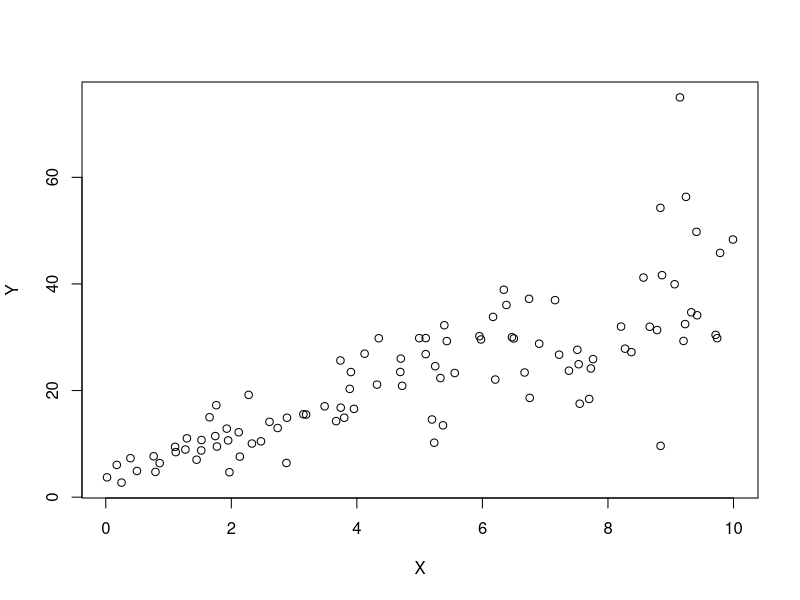
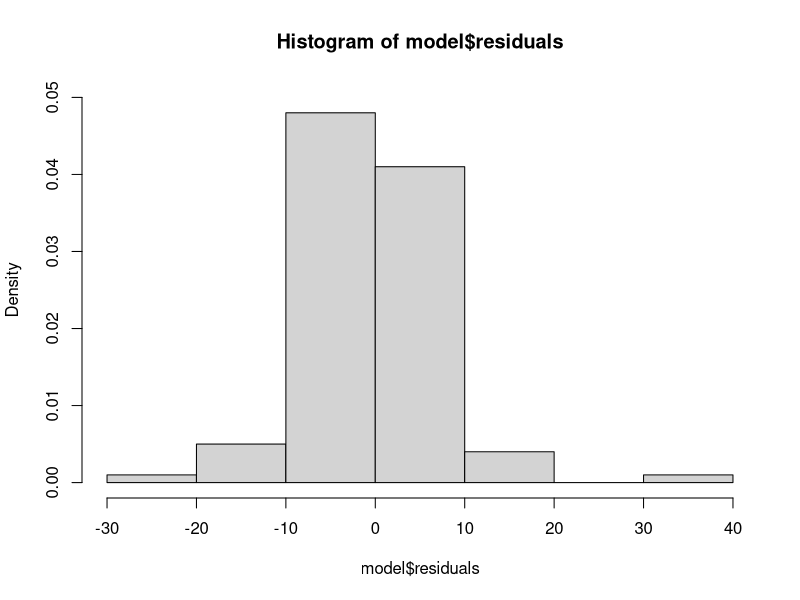
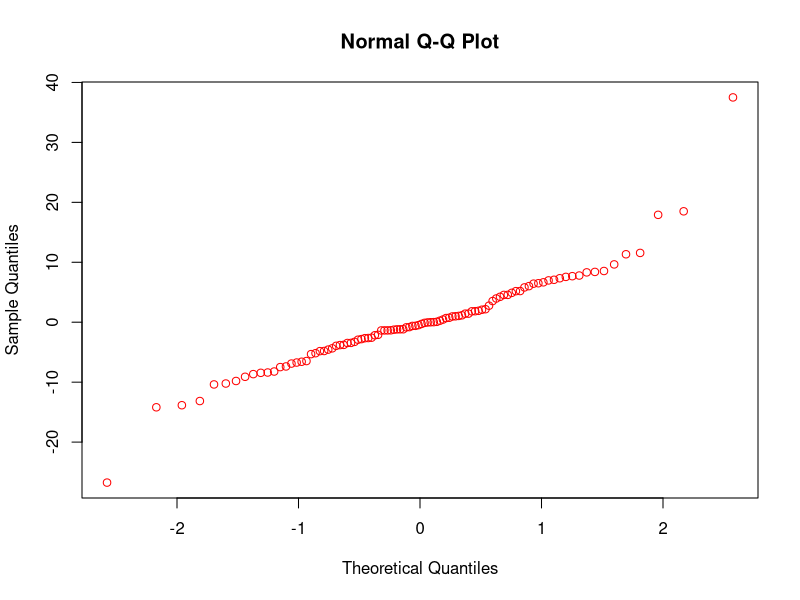

Source code (R) for these figures, in order:
## ---- chunk 1
knitr::opts_chunk$set(echo = TRUE)
## ---- chunk 2
set.seed(2017) 
X=runif(100)*10 
Y=X*4+3.45 
Y=rnorm(100)*0.29*Y+Y
## ---- chunk 3
cor(X,Y)
plot(X,Y)
## ---- chunk 4
model<-lm(Y~X)
summary(model)
## ---- chunk 5
(cor(Y,X))^2

## Coefficient of Determination= (Correlation Coefficient)^2
## Multiple R-square can be determined by squaring of correlation.

hist(model$residuals,freq = FALSE,ylim = c(0,0.05))
qqnorm(model$residuals,col="red")

## The above graph illustrates that the residuals are normally distrubuted, So the linear model is appropriate.

## ---- chunk 6
head(mtcars)
summary(lm(hp~wt,data=mtcars))
summary(lm(hp~mpg,data=mtcars))
## By using the above linear model we see that the Multiple R-squared, mpg has high r square value 60% compared to wt of car i.e 43.95%

## Opinion made by Chris is right.
## ---- chunk 7
summary(model2<-lm(hp~cyl+mpg,data = mtcars))
((model2$coefficients[2]*4)+model2$coefficients[1])+(model2$coefficients[3]*22)
predict(model2,data.frame(cyl=4,mpg=22),interval = "prediction",level=0.85)
## ---- chunk 8
library(mlbench)
data(BostonHousing)
## ---- chunk 9
hos<-lm(medv~crim+zn+ptratio+chas,data=BostonHousing)
summary(hos)
## R-Square value is very low i.e 36% by this we can tell that it is not an accurate model.
## ---- chunk 10
summary(hos1<-lm(medv~chas,data = BostonHousing))
hos1$coefficients
(hos1$coefficients[2]*0)+hos1$coefficients[1]
(hos1$coefficients[2]*1)+hos1$coefficients[1]
 ## From the above correlation coefficient, the house bound with Chas river is more expensive than the one not bound of 0 with value 4.3
## ---- chunk 11
summary(hos2<-lm(medv~ptratio,data = BostonHousing))
(hos2$coefficients[2]*15)+hos2$coefficients[1]
(hos2$coefficients[2]*18)+hos2$coefficients[1]

## From the above correlation coefficients, the coefficients are negative hence we can say that if the ptratio increases the housing price decreases.

## The price of house which has ptratio of 15 is more expensive compared to price of house which has a ptratio of 18 by 6.471

## ---- chunk 12
summary(hos)
## A low p-value i.e < 0.05 tells that we can reject the null hypothesis.
## Hence from the model summary none of the independent variables are considerable.
## ---- chunk 13
anova(hos)

## Order of importance of the values by comparing p values:
## 1) crim - Accounts for 15.08% 
## 2) ptratio - accounts for 11.02%
## 3) zn - accounts for 8.32%
## 4)chas - accounts for 1.56%

## In total the model accounts for 64.01 and it can be improved.

